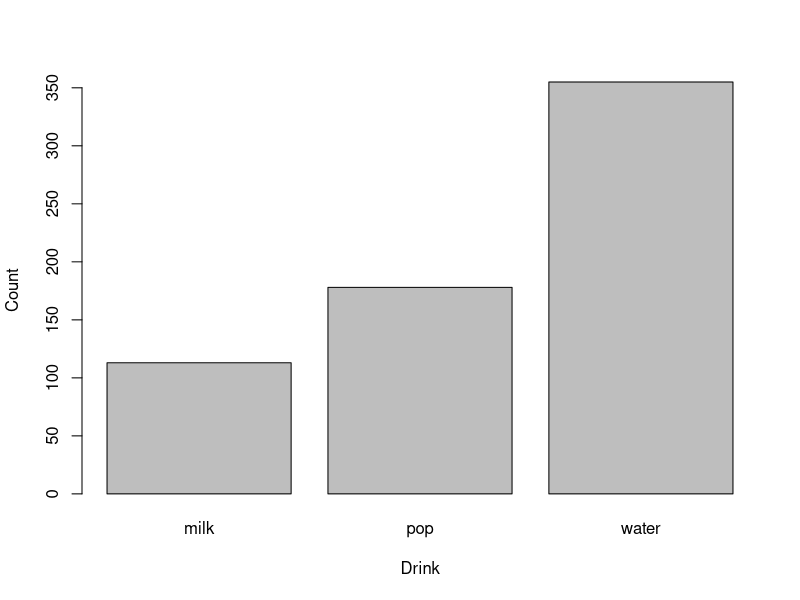
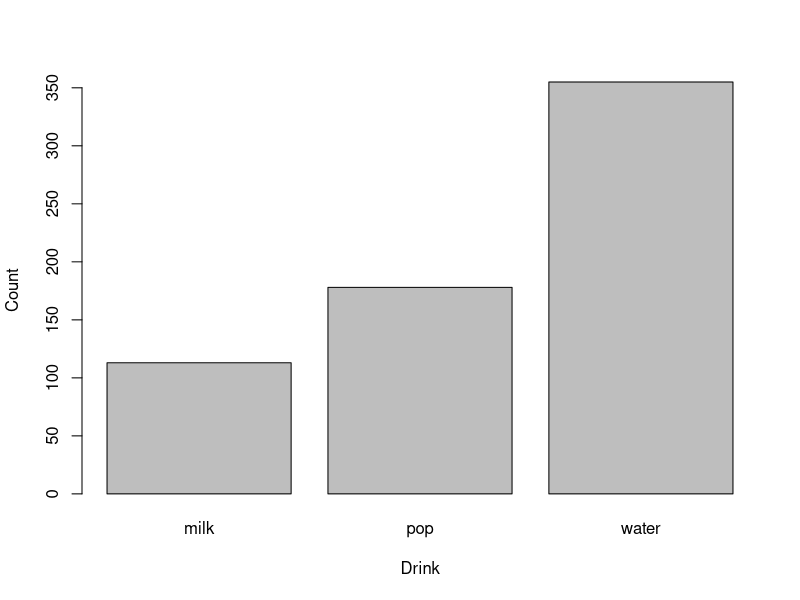
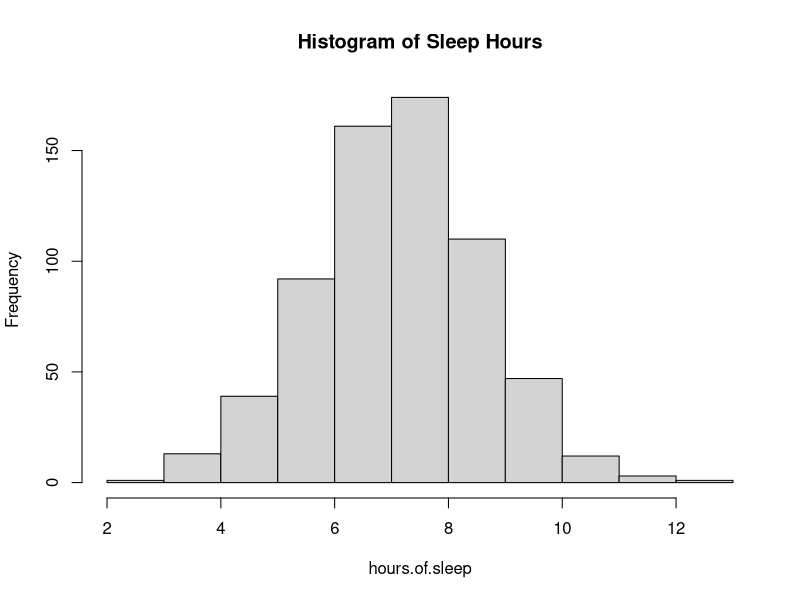
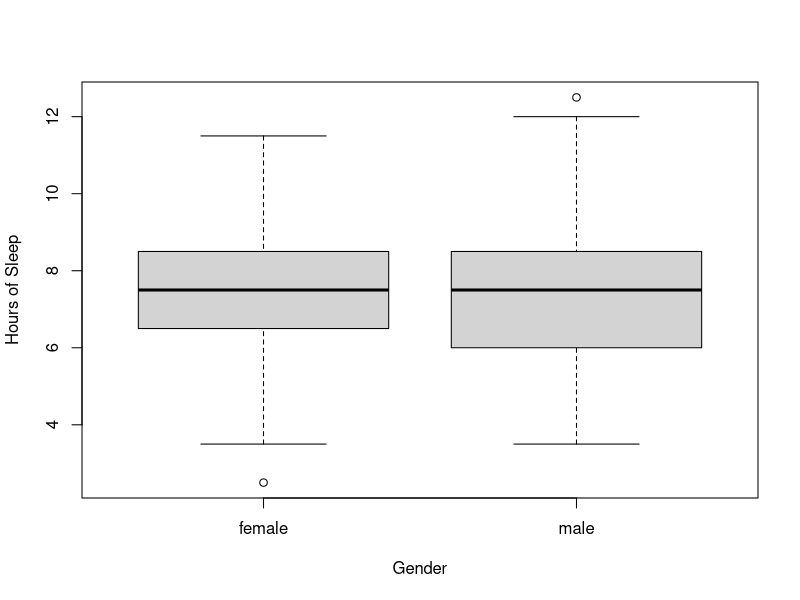
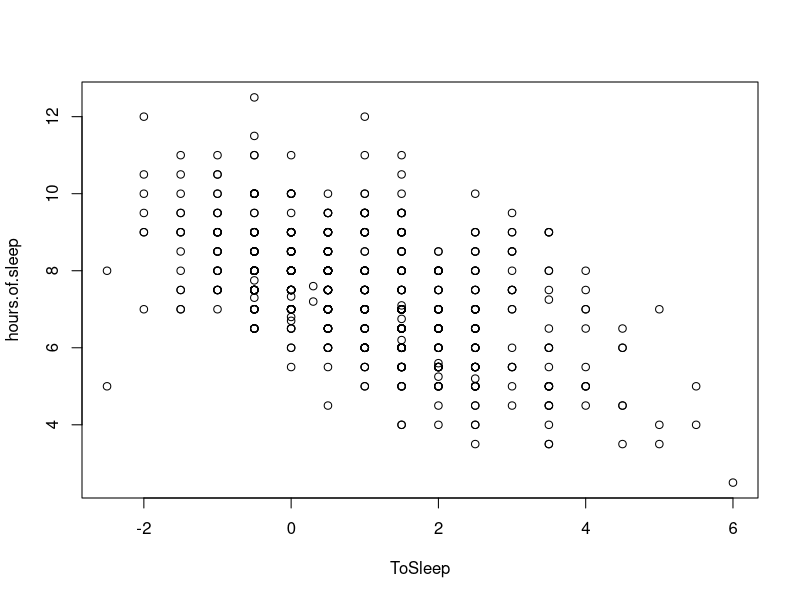
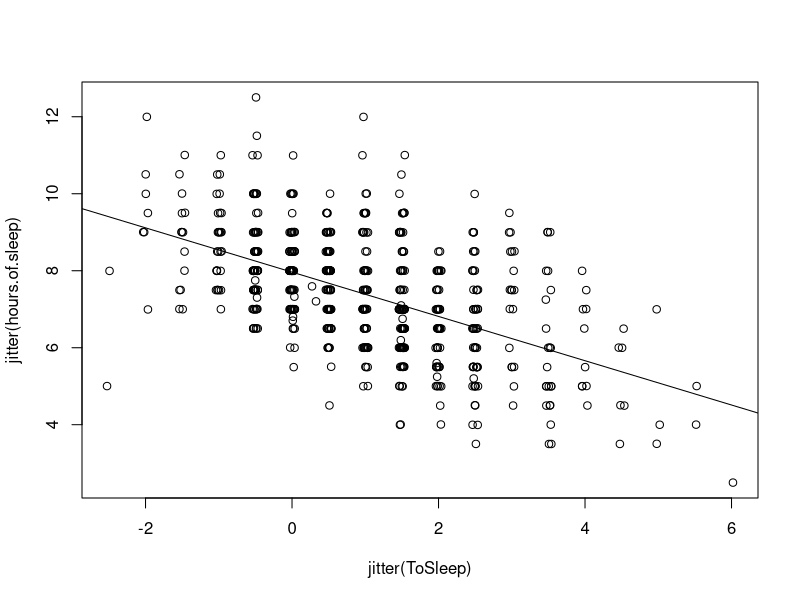
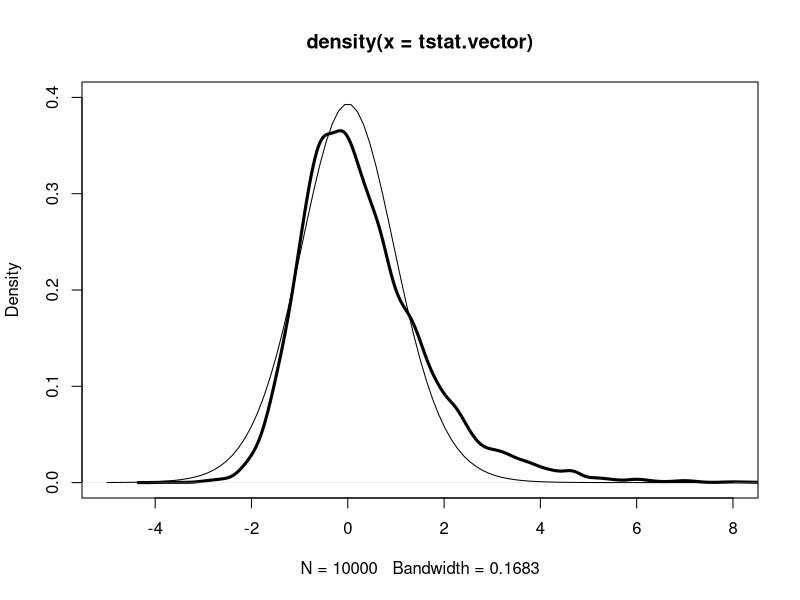

Generate these figures, in order, with R:
########################################
# Chapter 1:  An Introduction to R
########################################

# Two main chapter goals:

# 1) Introduce basic commands for summarizing
#    and graphing data; and
# 2) Introduce R as an environment for running
#    Monte Carlo simulations

### EXPLORING STUDENT DATABASE
# Bowling Green State University
# Students in Introductory Statistics class

# Reading data into R

# install.packages(LearnBayes) # only do this once

# to load package into current R session (environment):
library(LearnBayes)

# make data action
data(studentdata)

# read first row or record
studentdata[1,]

# attach it (don't always need to do this)
attach(studentdata)

# R commands to summarize and graph

# look at whole dataset
str(studentdata)

# look at categorical Drink variable
# indicates student's drinking preference
Drink

# tabulate command for 'Drink' column values
table(Drink) # more than half prefer water

# draw a barlot of tabulated results
# we graph the frequencies of the levels
# we add labels to horizontal and vertical axes
barplot(table(Drink),xlab="Drink",ylab="Count")

# what is the barplot function?
# call up help
?barplot # also help(barplot)

# or we could save output of table(Drink) to t
t <- table(Drink) # same as t=table(Drink)

# and then plot t: shows barplot of
# the drinking preferences of statistics students
barplot(t, xlab="Drink",ylab="Count")

# This command is unused, is for batching this file in
# to cause execution to stop at this point
# S=readline(prompt="Type  <Return>   to continue : ")
# S

# This command is also unused, is for opening a separate
# graphics window which is not necessary for us.
# windows()

# Want to compute how many hours students slept:
# We compute the number of sleeping hours:
hours.of.sleep = WakeUp - ToSleep

# then to retrieve descriptive stats 
# on this variable:
summary(hours.of.sleep)

# So, on average students slept 7.5 hours and
# one half slept between 6.5 and 8.5 hours

# draws a histogram:
hist(hours.of.sleep, main="Histogram of Sleep Hours")

# Histogram is symmetric about 7.5 average

# This command is unused, is for batching this file in
# to cause execution to stop at this point
# S=readline(prompt="Type  <Return>   to continue : ")
# S

# This command is also unused, is for opening a separate
# graphics window which is not necessary for us.
# windows()

# Section 1.2.4 R Commands to Compare Batches

# Want to make comparisons of men vs. women

# draw parallel boxplots of hours of sleep 
# by each level (male, female) of gender:
boxplot(hours.of.sleep~Gender,
  ylab="Hours of Sleep")

# Looks like men and women are similar with
# respect to their sleeping times

# For other variables, there are substantial
# differences between the two genders

# We divide the haircut prices into
# the two groups, '==' is a logical operator

# Price of female haircuts:
female.Haircut=Haircut[Gender=="female"]
female.Haircut

# Price of male haircuts:
male.Haircut=Haircut[Gender=="male"]
male.Haircut

# Get quantitative summaries of each:
summary(female.Haircut)
summary(male.Haircut)

# There are large differences between the men
# and women. The men average about $10.54 per
# haircut and the women about $34.08

# Section 1.2.5 Commands for Studying Relationships

# Is length of sleep related to time one
# goes to bed? Use a scatterplot but it is
# difficult to see a pattern since many of
# the points are identical
plot(ToSleep,hours.of.sleep)

# Use jitter() function which adds small amount
# of 'noise' . . . moves the points a bit
plot(jitter(ToSleep),jitter(hours.of.sleep))

# We fit a linear regression line to see the
# decreasing pattern. lm() is least squares
fit=lm(hours.of.sleep~ToSleep)

# We store fitted object in object 'fit'
# which shows the intercept and slope
fit

# slope is approximately -0.5 which means that
# a student loses about a half hour of sleep

# there is much more information in the
# lm()-fitted object
str(fit)

# draw an abline of fitted object 
# on the existing plot
abline(fit)

# Exploring the Robustness of t statistic
# Section 1.3.2 Write a Function to compute t-stat

# We generate some random data, normally distributed:
# x and y have 10 obs with mean of 50 and sd of 10
x=rnorm(10,mean=50,sd=10)
mean(x)
var(x)
sd(x)

# x is vector of 10 observations (values)
x
y=rnorm(10,mean=50,sd=10)
mean(y)
var(y)
sd(y)

# y is a vector of 10 points
y
m=length(x);m

# 10 observations in x and y
n=length(y);n

# Here we compute the pooled standard deviation
sp=sqrt(((m-1)*sd(x)^2+(n-1)*sd(y)^2)/(m+n-2))
sp

# with m, n and sp defined, we can manually
# compute the t-stat
t.stat=(mean(x)-mean(y))/(sp*sqrt(1/m+1/n))
t.stat

# But this is cumbersome, let's write a function
# to do these calculations 'all at once':
tstatistic=function(x,y)
{
  m=length(x)
  n=length(y)
  sp=sqrt(((m-1)*sd(x)^2+(n-1)*sd(y)^2)/(m+n-2))
  t.stat=(mean(x)-mean(y))/(sp*sqrt(1/m+1/n))
  return(t.stat)
}

# make up some data for x and y
data.x=c(1,4,3,6,5)
data.y=c(5,4,7,6,10)

# and compute the t-stat for the difference
# in the means between x and y:
tstatistic(data.x, data.y)

# Programming a Monte Carlo Simulation
# Section 1.3.3

# We want to learn about the true significance level 
# for this t-statistic of mean differences when the
# populations do not follow the standard assumptions
# of normality and equal variances

# The true significance level depends on:
# 1) stated level of significance alpha
# 2) the shape of the populations (normal, 
#    skewed, heavy-tailed)
# 3) the spreads of the two populations as
#    measured by two standard deviations
# 4) sample sizes m and n

# That is, given a particular alpha level, shape,
# spreads, and sample sizes, we want to estimate
# the true significance level given by

# alphaT = P(|T|>= tn+m-2,alpha/2)

# Steps of the algorithm are:
# 1) get random samples from x and y pops
# 2) Compute the t-stat that the means of
#    the two samples are different
# 3) Decide if |T| exceeds the critical point
#    and reject null hypothesis Ho that the
#    means are not different

# We repeat these 3 steps N times and then we
# estimate the true significance level by:

# alphaT = number of rejections of Ho / N

# simulation algorithm for normal populations
# (means pops have mean of 0 and sd of 1):
# sets alpha, m, n
alpha=.1; m=10; n=10

# sets the number of simulations
N=10000

# counter of num. of rejections, set to 0
n.reject=0

# Here we implement the simulation algorithm:
# loop through it 10000 times:
for (i in 1:N)
{
  # simulates xs from population 1:
  x=rnorm(m,mean=0,sd=1)
  # simulates ys from population 2:
  y=rnorm(n,mean=0,sd=1)
  # computes the t statistic:
  t.stat=tstatistic(x,y)
  # reject if |t| exceeds critical pt:
  # qt(p,df) is the pth quantile of a 
  # t distribution with df degrees of freedom
  if (abs(t.stat)>qt(1-alpha/2,n+m-2))
    n.reject=n.reject+1
}
# est. is proportion of rejections
# true.sig.level is observed sig level
true.sig.level=n.reject/N
true.sig.level

# But what if normality assumptions are not met?
# What then is the behavior of the
# true significance level?

# simulation algorithm for normal and exponential populations
# storing the values of the t statistic in vector tstat

m=10; n=10 
my.tsimulation=function()
  # rnorm() is normal; rexp is exponential
  tstatistic(rnorm(m,mean=10,sd=2), rexp(n,rate=1/10))
# we run the function 10000 times
# tstat.vector stores the simulated values of the
# t-statistic
tstat.vector=replicate(10000, my.tsimulation())
# take a look:
tstat.vector

# the R command density() constructs a nonparametric
# density estimate of the exact sampling distribution
# of the t-statistic.
plot(density(tstat.vector),xlim=c(-5,8),ylim=c(0,.4),lwd=3)
# curve() plots the t density with 18 dof on top
curve(dt(x,df=18),add=TRUE)

# Note that the actual sampling distribution of the
# t statistic is right-skewed, which accounts for
# the large true significance level.
